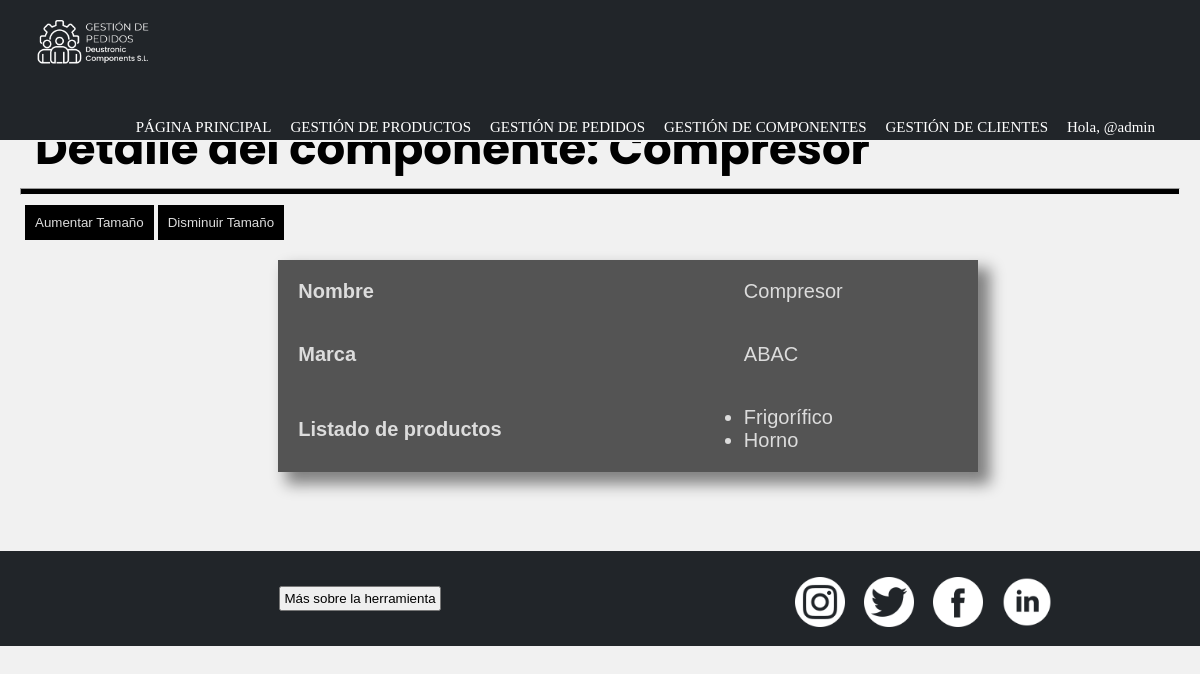
Screenshot of /gestionDePedidos/detalleComponente/2/ (signed in) with the database file from the repository.
### appGestionDePedidos/models.py (models this page shows, shortened)
class Componente(models.Model):
    nombre = models.CharField(max_length=50)
    marca = models.CharField(max_length=50)

class Consta(models.Model):
    producto = models.ForeignKey(Producto, on_delete=models.CASCADE)
    componente = models.ForeignKey(Componente, on_delete=models.CASCADE)

class Producto(models.Model):
    precio = models.IntegerField()
    nombre = models.CharField(max_length=50)
    descripcion = models.TextField(max_length=50)
    categoria = models.CharField(max_length=50)
    componentes = models.ManyToManyField(Componente, through = 'Consta') #esto nos crea la tabla intermedia de la n-m invisible producto-componente
    def __str__(self):
        return self.nombre

### appGestionDePedidos/views.py (the view)
# urls.py: path('detalleComponente/<int:pk>/', ComponenteDetailView.as_view(), name = 'detalleComponente'),
class ComponenteDetailView(PermissionRequiredMixin, DetailView):
        permission_required = 'appGestionDePedidos.view_componente'
        model = Componente
        template_name = 'detalleComponente.html'
        context_object_name = 'detalle_componente'

### appGestionDePedidos/templates/detalleComponente.html (shortened to what this page needs)
{% extends "base.html" %}
{% load static %}
{% block content %}
    <header>
        <h2 class="pagSecundarias">Detalle del componente: {{detalle_componente.nombre}}</h2>
        <hr>
    </header>
    <div id="botones">
        <button id="aumentarTamaño">Aumentar Tamaño</button>
        <button id="disminuirTamaño">Disminuir Tamaño</button>
    </div>
    <div class="detalle">
        <table id="texto">
            <tr>
                <th>Nombre</th>
                <td>{{ detalle_componente.nombre }}</td>
            </tr>
            <tr>
                <th>Marca</th>
                <td>{{ detalle_componente.marca }}</td>
            </tr>
            <tr>
                <th>Listado de productos</th>
                <td>
                    {% if detalle_componente.consta_set.all %}
                        <ul>
                            {% for productos in detalle_componente.consta_set.all %}
                                <li>{{productos.producto}}</li>
                            {% endfor %}
                        </ul>
                    {% else %}
                        <h4>No se han asignado productos para este componente</h4>
                        {% if perms.appGestionDePedidos.add_consta %}
                            <p>Para asignar un producto haga click <a href="{% url 'anyadirComponenteProducto' %}">aquí</a></p>
                        {% endif %}
                    {% endif %}
                </td>
            </tr>
        </table>
    </div>
{% endblock %}

### appGestionDePedidos/templates/base.html (shortened to what this page needs)
<!DOCTYPE html>
{% load static %}
<html lang="es">
<head>
    <link rel="stylesheet" href="{% static 'CSS/style.css' %}?{% now 'U' %}">
</head>
<body>
    <header>
        <div class="nav-fijado">
            <nav class="menu">
                <img src="{% static 'IMG/logo_nav.png' %}" alt="Logo" width="150px">
                <ul>
                    <li><a href="{% url 'pagPrincipal' %}">PÁGINA PRINCIPAL</a></li>
                    <li><a href="">GESTIÓN DE PRODUCTOS</a>
                    </li>
                    <li><a href="">GESTIÓN DE PEDIDOS</a>
                    </li>
                    <li><a href="">GESTIÓN DE COMPONENTES</a>
                    </li>
                    <li><a href="">GESTIÓN DE CLIENTES</a>
                    </li>
                    {% if user.is_authenticated %}
                        <li>
                            <p>Hola, @{{ user.username }}</p>
                        </li>
                    {% else %}
                        <li>
                            <a href="{% url 'login' %}" title="Iniciar sesión"><img src="{% static 'IMG/iniciar_sesion.png' %}" width="25px" height="25px"></a>
                        </li>
                    {% endif %}
                </ul>
            </nav>
        </div>
    </header>
    <main>
        {% block content %}{% endblock %}
    </main>
    <footer class="pie">
        <div id="saberMas">
            <button id="masInfo">Más sobre la herramienta</button>
        </div>
        <div id="redes">
            <a href="https://www.instagram.com/?hl=es" title="Instagram"><img src="{% static 'IMG/instagram.png' %}" alt="Intagram" width="50px" height="50px"></a>
            <a href="https://twitter.com/?lang=es" title="Twitter"><img src="{% static 'IMG/twitter.png' %}"alt="Twitter" width="50px" height="50px"></a>
            <a href="https://es-es.facebook.com/" title="Facebook"><img src="{% static 'IMG/facebook.png' %}" alt="Facebook" width="50px" height="50px"></a>
            <a href="https://es.linkedin.com/" title="LinkedIn"><img src="{% static 'IMG/linkedin.png' %}" alt="LinkedIn" width="50px" height="50px"></a>
        </div>
    </footer>
</body>
</html>

### appGestionDePedidos/static/CSS/style.css (style rules this page uses)
* { padding: 0; margin: 0; }
.nav-fijado { width: 100%; position: fixed; z-index: 1; border-bottom: 2px solid rgb(241, 241, 241); background-color: rgb(33, 37, 41); }
.menu { margin-left: auto; margin-right: auto; font-family: "calibri"; width: 100%; }
.menu img { float: left; padding-top: 0px; padding-left: 15px; padding-bottom: 0px; }
.menu ul { margin: auto; list-style: none; padding-right: 30px; float: right; }
.menu li { display: inline-block; }
.menu li a { text-decoration: none; color: white; font-size: 15px; padding-top: 30px; padding-right: 15px; transition: color 0.4s; display: table-cell; vertical-align: middle; }
.menu li p { text-decoration: none; color: white; font-size: 15px; padding-top: 35px; padding-right: 15px; display: table-cell; vertical-align: middle; }
.pie { background-color: rgb(33, 37, 41); min-height: 95px; height: 100%; width: 100%; bottom: 0; clear: right; clear: left; display: flex; align-items: center; }
.pie #redes { margin-left: 60px; }
.pie #saberMas { text-align: center; width: 700px; padding: 10px; font-family: "poppins", Arial, Helvetica, sans-serif; font-size: 15px; color: gainsboro; }
.pie #saberMas button { padding: 3px; }
.pie img { margin-top: 10px; margin-left: 15px; }
body { height: 100%; background-color: rgb(241, 241, 241); }
main { min-height: 521px; height: 100%; padding: 15px; }
main h2 { padding: 20px; font-family: "poppins", Arial, Helvetica, sans-serif; font-size: 45px; color: black; }
.pagSecundarias { padding-top: 100px; }
hr { margin: auto; margin-top: -15px; height: 5px; width: 99%; background-color: black; }
#botones { margin: 10px; }
#botones button { padding: 10px; border: 0px; background-color: black; color: gainsboro; transition: background-color 1s; }
.detalle { padding: 30px; padding-top: 10px; width: 55%; margin: auto; }
.detalle table { border-collapse: collapse; border-spacing: 0; box-shadow: 10px 10px 14px 2px rgba(0,0,0,0.47); font-family: "calibri", Verdana, Geneva, Tahoma, sans-serif; font-size: 20px; color: gainsboro; width: 700px; text-align: left; background-color: rgba(0, 0, 0, 0.65); }
.detalle tr { transition: background-color 1s; }
.detalle th, td { padding: 20px; }

### rows the page displays
Componente: nombre "Compresor", marca "ABAC"
Consta: producto "Frigorífico"
Consta: producto "Horno"

### other values shown
{{ user.username }} "admin"
